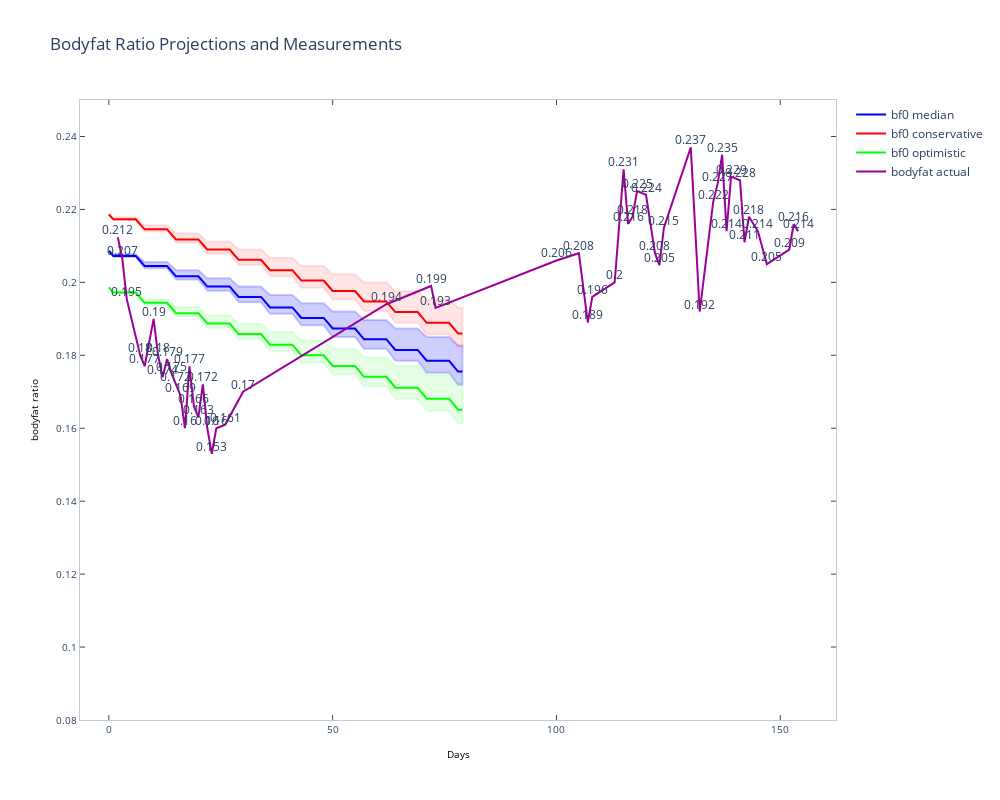

Notebook source saved alongside this figure:
### Code cell
days = fitbit_out.days.to_list()
bdw = fitbit_out.weight.to_list()
bf = (.01 * fitbit_out.bodyfat_percent).to_list()
bdw_str = [str(a) for a in bdw]
bf_str = [str(np.round(a, 3)) for a in bf]
bf0 = bf[0]
bdw0 = bdw[0]
mult = bf0 / bdw0
bdw_scaled = (mult * fitbit_out.weight).to_list()
colors = ['rgb(0,0,0,1)', 'rgb(155,0,155,1)']
for y, color in zip([bdw, bf], colors):
    fig1 = deepcopy(fig).add_trace(
            go.Scatter(
                x = days, # x, then x reversed
                y = y, # upper, then lower reversed
                mode='lines+text',
                line=dict(color=color),
                hoverinfo="skip",
                name='bodyfat actual',
                showlegend=True,
                text=bf_str,
                textposition="top center",
        )
    )
# fig.update_yaxes(title_text="<b>secondary</b> yaxis title", secondary_y=True)

fig1.show()

### Figure 1 — Plotly figure (JSON) as saved in the notebook; plotly's stock layout.template omitted (floating-point values rounded to 4 significant figures; data arrays with more than 128 entries replaced by an {"elided": "..."} marker saying what was removed)
{"data": [{"line": {"color": "rgba(0,0,255,1)"}, "mode": "lines", "name": "bf0 median", "type": "scatter", "x": [0, 1, 2, 3, 4, 5, 6, 7, 8, 9, 10, 11, 12, 13, 14, 15, 16, 17, 18, 19, 20, 21, 22, 23, 24, 25, 26, 27, 28, 29, 30, 31, 32, 33, 34, 35, 36, 37, 38, 39, 40, 41, 42, 43, 44, 45, 46, 47, 48, 49, 50, 51, 52, 53, 54, 55, 56, 57, 58, 59, 60, 61, 62, 63, 64, 65, 66, 67, 68, 69, 70, 71, 72, 73, 74, 75, 76, 77, 78, 79], "xaxis": "x", "y": [0.2086, 0.2072, 0.2072, 0.2072, 0.2072, 0.2072, 0.2072, 0.2058, 0.2045, 0.2045, 0.2045, 0.2045, 0.2045, 0.2045, 0.2031, 0.2017, 0.2017, 0.2017, 0.2017, 0.2017, 0.2017, 0.2002, 0.1988, 0.1988, 0.1988, 0.1988, 0.1988, 0.1988, 0.1974, 0.196, 0.196, 0.196, 0.196, 0.196, 0.196, 0.1946, 0.1931, 0.1931, 0.1931, 0.1931, 0.1931, 0.1931, 0.1917, 0.1902, 0.1902, 0.1902, 0.1902, 0.1902, 0.1902, 0.1888, 0.1873, 0.1873, 0.1873, 0.1873, 0.1873, 0.1873, 0.1859, 0.1844, 0.1844, 0.1844, 0.1844, 0.1844, 0.1844, 0.183, 0.1815, 0.1815, 0.1815, 0.1815, 0.1815, 0.1815, 0.18, 0.1785, 0.1785, 0.1785, 0.1785, 0.1785, 0.1785, 0.177, 0.1755, 0.1755], "yaxis": "y"}, {"line": {"color": "rgba(255,0,0,1)"}, "mode": "lines", "name": "bf0 conservative", "type": "scatter", "x": [0, 1, 2, 3, 4, 5, 6, 7, 8, 9, 10, 11, 12, 13, 14, 15, 16, 17, 18, 19, 20, 21, 22, 23, 24, 25, 26, 27, 28, 29, 30, 31, 32, 33, 34, 35, 36, 37, 38, 39, 40, 41, 42, 43, 44, 45, 46, 47, 48, 49, 50, 51, 52, 53, 54, 55, 56, 57, 58, 59, 60, 61, 62, 63, 64, 65, 66, 67, 68, 69, 70, 71, 72, 73, 74, 75, 76, 77, 78, 79], "xaxis": "x", "y": [0.2186, 0.2173, 0.2173, 0.2173, 0.2173, 0.2173, 0.2173, 0.2159, 0.2145, 0.2145, 0.2145, 0.2145, 0.2145, 0.2145, 0.2131, 0.2118, 0.2118, 0.2118, 0.2118, 0.2118, 0.2118, 0.2104, 0.209, 0.209, 0.209, 0.209, 0.209, 0.209, 0.2076, 0.2062, 0.2062, 0.2062, 0.2062, 0.2062, 0.2062, 0.2048, 0.2033, 0.2033, 0.2033, 0.2033, 0.2033, 0.2033, 0.2019, 0.2005, 0.2005, 0.2005, 0.2005, 0.2005, 0.2005, 0.1991, 0.1976, 0.1976, 0.1976, 0.1976, 0.1976, 0.1976, 0.1962, 0.1947, 0.1947, 0.1947, 0.1947, 0.1947, 0.1947, 0.1933, 0.1918, 0.1918, 0.1918, 0.1918, 0.1918, 0.1918, 0.1904, 0.1889, 0.1889, 0.1889, 0.1889, 0.1889, 0.1889, 0.1874, 0.186, 0.186], "yaxis": "y"}, {"line": {"color": "rgba(0,255,0,1)"}, "mode": "lines", "name": "bf0 optimistic", "type": "scatter", "x": [0, 1, 2, 3, 4, 5, 6, 7, 8, 9, 10, 11, 12, 13, 14, 15, 16, 17, 18, 19, 20, 21, 22, 23, 24, 25, 26, 27, 28, 29, 30, 31, 32, 33, 34, 35, 36, 37, 38, 39, 40, 41, 42, 43, 44, 45, 46, 47, 48, 49, 50, 51, 52, 53, 54, 55, 56, 57, 58, 59, 60, 61, 62, 63, 64, 65, 66, 67, 68, 69, 70, 71, 72, 73, 74, 75, 76, 77, 78, 79], "xaxis": "x", "y": [0.1986, 0.1972, 0.1972, 0.1972, 0.1972, 0.1972, 0.1972, 0.1958, 0.1944, 0.1944, 0.1944, 0.1944, 0.1944, 0.1944, 0.193, 0.1915, 0.1915, 0.1915, 0.1915, 0.1915, 0.1915, 0.1901, 0.1887, 0.1887, 0.1887, 0.1887, 0.1887, 0.1887, 0.1873, 0.1858, 0.1858, 0.1858, 0.1858, 0.1858, 0.1858, 0.1844, 0.1829, 0.1829, 0.1829, 0.1829, 0.1829, 0.1829, 0.1815, 0.18, 0.18, 0.18, 0.18, 0.18, 0.18, 0.1785, 0.1771, 0.1771, 0.1771, 0.1771, 0.1771, 0.1771, 0.1756, 0.1741, 0.1741, 0.1741, 0.1741, 0.1741, 0.1741, 0.1726, 0.1711, 0.1711, 0.1711, 0.1711, 0.1711, 0.1711, 0.1696, 0.1681, 0.1681, 0.1681, 0.1681, 0.1681, 0.1681, 0.1666, 0.1651, 0.1651], "yaxis": "y"}, {"fill": "toself", "fillcolor": "rgba(0,0,255,.1)", "hoverinfo": "skip", "line": {"color": "rgba(0,0,255,.1)"}, "showlegend": false, "type": "scatter", "x": {"elided": "160 int values"}, "xaxis": "x", "y": {"elided": "160 float values"}, "yaxis": "y"}, {"fill": "toself", "fillcolor": "rgba(0,0,255,.1)", "hoverinfo": "skip", "line": {"color": "rgba(0,0,255,.1)"}, "showlegend": false, "type": "scatter", "x": {"elided": "160 int values"}, "xaxis": "x", "y": {"elided": "160 float values"}, "yaxis": "y"}, {"fill": "toself", "fillcolor": "rgba(255,0,0,.1)", "hoverinfo": "skip", "line": {"color": "rgba(255,0,0,.1)"}, "showlegend": false, "type": "scatter", "x": {"elided": "160 int values"}, "xaxis": "x", "y": {"elided": "160 float values"}, "yaxis": "y"}, {"fill": "toself", "fillcolor": "rgba(0,255,0,.1)", "hoverinfo": "skip", "line": {"color": "rgba(0,255,0,.1)"}, "showlegend": false, "type": "scatter", "x": {"elided": "160 int values"}, "xaxis": "x", "y": {"elided": "160 float values"}, "yaxis": "y"}, {"hoverinfo": "skip", "line": {"color": "rgb(155,0,155,1)"}, "mode": "lines+text", "name": "bodyfat actual", "showlegend": true, "text": ["0.212", "0.207", "0.195", "0.18", "0.177", "0.19", "0.18", "0.174", "0.179", "0.175", "0.172", "0.169", "0.16", "0.177", "0.166", "0.163", "0.172", "0.16", "0.153", "0.16", "0.161", "0.17", "0.194", "0.199", "0.193", "0.206", "0.208", "0.189", "0.196", "0.2", "0.231", "0.216", "0.218", "0.225", "0.224", "0.208", "0.205", "0.215", "0.237", "0.192", "0.222", "0.227", "0.235", "0.214", "0.229", "0.228", "0.211", "0.218", "0.214", "0.205", "0.209", "0.216", "0.214"], "textposition": "top center", "type": "scatter", "x": [2, 3, 4, 7, 8, 10, 11, 12, 13, 14, 15, 16, 17, 18, 19, 20, 21, 22, 23, 24, 26, 30, 62, 72, 73, 100, 105, 107, 108, 113, 115, 116, 117, 118, 120, 122, 123, 124, 130, 132, 135, 136, 137, 138, 139, 141, 142, 143, 145, 147, 152, 153, 154], "y": [0.2124, 0.2066, 0.1954, 0.18, 0.177, 0.19, 0.18, 0.174, 0.179, 0.175, 0.172, 0.169, 0.16, 0.177, 0.166, 0.163, 0.172, 0.16, 0.153, 0.16, 0.161, 0.17, 0.194, 0.199, 0.193, 0.206, 0.208, 0.189, 0.196, 0.2, 0.231, 0.216, 0.218, 0.225, 0.224, 0.208, 0.2047, 0.215, 0.237, 0.192, 0.222, 0.227, 0.235, 0.214, 0.229, 0.228, 0.211, 0.218, 0.214, 0.205, 0.209, 0.216, 0.214]}], "layout": {"height": 800, "legend": {"itemclick": "toggleothers", "itemdoubleclick": "toggle"}, "plot_bgcolor": "#FFFFFF", "title": {"text": "Bodyfat Ratio Projections and Measurements"}, "width": 1000, "xaxis": {"linecolor": "#BCCCDC", "mirror": "ticks", "nticks": 8, "showgrid": true, "showline": true, "side": "bottom", "tickfont": {"size": 10}, "ticks": "inside", "title": {"font": {"color": "#000000", "size": 10}, "text": "Days"}, "type": "linear", "zeroline": false}, "yaxis": {"anchor": "x", "linecolor": "#BCCCDC", "mirror": "ticks", "nticks": 10, "range": [0.08, 0.25], "showgrid": true, "showline": true, "side": "left", "tickfont": {"size": 10}, "ticks": "inside", "title": {"font": {"color": "#000000", "size": 10}, "text": "bodyfat ratio"}, "type": "linear", "zeroline": false}}}
